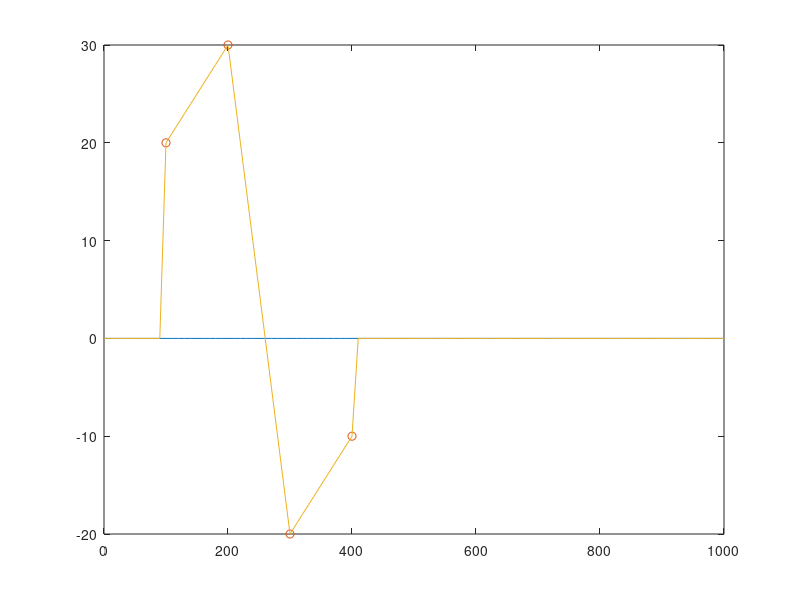
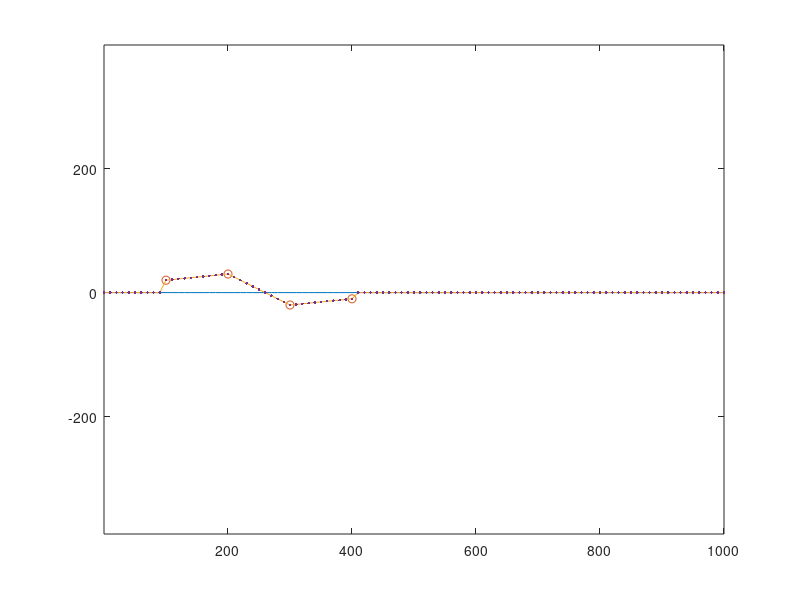

The MATLAB source for these figures, in order:
xm=[100,200,400,300];
ym=[20,30,-10,-20];
xd=[0,350,1000];
yd=[0,0,0];
ds0=10;
dsf=.001;

%% original coastline as clicked xd,yd
ds=hypot(diff(xd),diff(yd));
sd=[0,cumsum(ds)];
%% Subdivide coastline with resolution ds0
ns=ceil(sd(end)/ds0);
ds=sd(end)/ns;
sc=[0:ds:sd(end)];
xc=interp1(sd,xd,sc);
yc=interp1(sd,yd,sc);
%% Subdivide coastline with high resolution dsf
ns=ceil(sd(end)/dsf);
ds=sd(end)/ns;
sf=[0:ds:sd(end)];
xf=interp1(sd,xd,sf);
yf=interp1(sd,yd,sf);
%% Compute distances from fine coastline xf,yf to measured xm,ym
dist=hypot(xm-xf',ym-yf');
[distmin,ind]=min(dist);
dirc=atan2d(yf(ind+1)-yf(ind-1),xf(ind+1)-xf(ind-1));
dirm=atan2d(ym-yf(ind-1),xm-xf(ind-1));
dmin=distmin.*sign(sind(dirm-dirc));
% Sort by ascending s 
[ind,ind2]=sort(ind);
dmin=dmin(ind2);
corr=interp1(sf(ind),dmin,sc);
corr(isnan(corr))=0;
figure;plot(xc,yc,xm,ym,'o',xc,corr)
dirc=zeros(size(xc));
dirc(1)=atan2d(yc(2)-yc(1),xc(2)-xc(1));
dirc(end)=atan2d(yc(end)-yc(end-1),xc(end)-xc(end-1));
dirc(2:end-1)=atan2d(yc(3:end)-yc(1:end-2),xc(3:end)-xc(1:end-2));
dx= corr.*sind(dirc);
dy= corr.*cosd(dirc);
xccorr=xc+dx;
yccorr=yc+dy;
figure;plot(xc,yc,xm,ym,'o',xccorr,yccorr,xccorr,yccorr,'.')
axis equal

